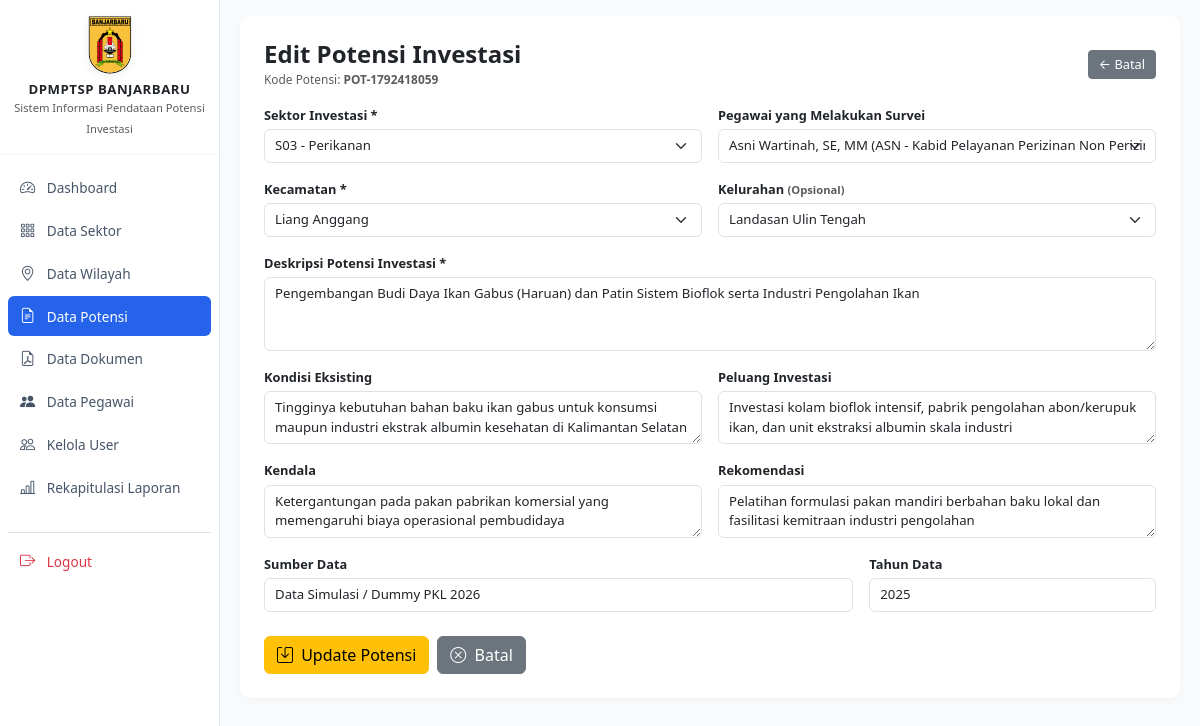
Page /admin/potensi_edit.php?id=40 (signed in) on the committed database.
### tables this page shows
CREATE TABLE `potensi_investasi` (
  `id_potensi` int unsigned NOT NULL AUTO_INCREMENT,
  `kode_potensi` varchar(30) NOT NULL,
  `id_kecamatan` int unsigned NOT NULL,
  `id_kelurahan` int unsigned DEFAULT NULL,
  `id_sektor` int unsigned NOT NULL,
  `id_pegawai` int DEFAULT NULL,
  `deskripsi` text NOT NULL,
  `kondisi_eksisting` text,
  `peluang_investasi` text,
  `kendala` text,
  `rekomendasi` text,
  `sumber_data` varchar(255) DEFAULT NULL,
  `tahun_data` year DEFAULT NULL,
  `status_publikasi` tinyint(1) NOT NULL DEFAULT '0',
  `status_data` enum('aktif','arsip') NOT NULL DEFAULT 'aktif',
  `created_by` int unsigned NOT NULL,
  `created_at` timestamp NULL DEFAULT CURRENT_TIMESTAMP,
  `updated_at` timestamp NULL DEFAULT CURRENT_TIMESTAMP ON UPDATE CURRENT_TIMESTAMP,
  PRIMARY KEY (`id_potensi`),
  UNIQUE KEY `kode_potensi` (`kode_potensi`),
  KEY `fk_potensi_user` (`created_by`),
  KEY `idx_potensi_kecamatan` (`id_kecamatan`),
  KEY `idx_potensi_kelurahan` (`id_kelurahan`),
  KEY `idx_potensi_sektor` (`id_sektor`),
  KEY `idx_potensi_publikasi` (`status_publikasi`),
  KEY `idx_potensi_pegawai` (`id_pegawai`),
  CONSTRAINT `fk_potensi_kecamatan` FOREIGN KEY (`id_kecamatan`) REFERENCES `kecamatan` (`id_kecamatan`) ON DELETE RESTRICT ON UPDATE CASCADE,
  CONSTRAINT `fk_potensi_kelurahan` FOREIGN KEY (`id_kelurahan`) REFERENCES `kelurahan` (`id_kelurahan`) ON DELETE RESTRICT ON UPDATE CASCADE,
  CONSTRAINT `fk_potensi_pegawai` FOREIGN KEY (`id_pegawai`) REFERENCES `pegawai` (`id_pegawai`) ON DELETE SET NULL ON UPDATE CASCADE,
  CONSTRAINT `fk_potensi_sektor` FOREIGN KEY (`id_sektor`) REFERENCES `sektor` (`id_sektor`) ON DELETE RESTRICT ON UPDATE CASCADE,
  CONSTRAINT `fk_potensi_user` FOREIGN KEY (`created_by`) REFERENCES `users` (`id_user`) ON DELETE RESTRICT ON UPDATE CASCADE
);

CREATE TABLE `sektor` (
  `id_sektor` int unsigned NOT NULL AUTO_INCREMENT,
  `kode_sektor` varchar(10) NOT NULL,
  `nama_sektor` varchar(150) NOT NULL,
  `deskripsi` text,
  `status` tinyint(1) NOT NULL DEFAULT '1',
  `created_at` timestamp NULL DEFAULT CURRENT_TIMESTAMP,
  `updated_at` timestamp NULL DEFAULT CURRENT_TIMESTAMP ON UPDATE CURRENT_TIMESTAMP,
  PRIMARY KEY (`id_sektor`),
  UNIQUE KEY `kode_sektor` (`kode_sektor`),
  UNIQUE KEY `nama_sektor` (`nama_sektor`)
);

CREATE TABLE `pegawai` (
  `id_pegawai` int NOT NULL AUTO_INCREMENT,
  `nip` varchar(50) DEFAULT NULL,
  `nama_pegawai` varchar(255) NOT NULL,
  `status_pegawai` enum('ASN','PPPK','Tenaga Kontrak') NOT NULL DEFAULT 'ASN',
  `jabatan` varchar(255) DEFAULT NULL,
  `golongan` varchar(50) DEFAULT NULL,
  `tipe_pppk` varchar(50) DEFAULT NULL,
  `no_reg_absen` varchar(50) DEFAULT NULL,
  `no_hp` varchar(50) DEFAULT NULL,
  `status` tinyint(1) DEFAULT '1',
  `created_at` timestamp NULL DEFAULT CURRENT_TIMESTAMP,
  PRIMARY KEY (`id_pegawai`)
);

CREATE TABLE `kecamatan` (
  `id_kecamatan` int unsigned NOT NULL AUTO_INCREMENT,
  `nama_kecamatan` varchar(100) NOT NULL,
  `deskripsi` text,
  `status` tinyint(1) NOT NULL DEFAULT '1',
  `created_at` timestamp NULL DEFAULT CURRENT_TIMESTAMP,
  `updated_at` timestamp NULL DEFAULT CURRENT_TIMESTAMP ON UPDATE CURRENT_TIMESTAMP,
  PRIMARY KEY (`id_kecamatan`),
  UNIQUE KEY `nama_kecamatan` (`nama_kecamatan`)
);

### admin/potensi_edit.php (the view, shortened to what this page needs)
<?php
require_once '../config/database.php';
$id = isset($_GET['id']) ? (int)$_GET['id'] : 0;
$stmt = $pdo->prepare("SELECT * FROM potensi_investasi WHERE id_potensi = :id LIMIT 1");
$stmt->execute([':id' => $id]);
$pot = $stmt->fetch();
$sektor_list    = $pdo->query("SELECT * FROM sektor WHERE status = 1 ORDER BY nama_sektor ASC")->fetchAll();
$kecamatan_list = $pdo->query("SELECT * FROM kecamatan WHERE status = 1 ORDER BY nama_kecamatan ASC")->fetchAll();
$pegawai_list   = $pdo->query("SELECT id_pegawai, nama_pegawai, status_pegawai, jabatan FROM pegawai WHERE status = 1 ORDER BY nama_pegawai ASC")->fetchAll();
$cur_sektor    = $_POST['id_sektor'] ?? $pot['id_sektor'];
$cur_pegawai   = $_POST['id_pegawai'] ?? $pot['id_pegawai'];
$cur_kecamatan = $_POST['id_kecamatan'] ?? $pot['id_kecamatan'];
?>
<!DOCTYPE html>
<html lang="id">
<head>
</head>
<body>
<div class="wrapper">
    <?php require_once '../includes/sidebar.php'; ?>
    <div id="content">
        <div class="card card-modern p-4">
            <div class="d-flex justify-content-between align-items-center mb-3">
                <div>
                    <h4 class="mb-0 fw-bold">Edit Potensi Investasi</h4>
                    <small class="text-muted">Kode Potensi: <strong><?= htmlspecialchars($pot['kode_potensi']) ?></strong></small>
                </div>
                <a href="potensi.php" class="btn btn-secondary btn-sm">← Batal</a>
            </div>
            <form method="POST" class="row g-3">
                <div class="col-md-6">
                    <label class="form-label">Sektor Investasi *</label>
                    <select name="id_sektor" class="form-select" required>
                        <?php foreach ($sektor_list as $s): ?>
                            <option value="<?= $s['id_sektor'] ?>" <?= ($cur_sektor == $s['id_sektor']) ? 'selected' : '' ?>>
                                <?= htmlspecialchars($s['kode_sektor'] . ' - ' . $s['nama_sektor']) ?>
                            </option>
                        <?php endforeach; ?>
                    </select>
                </div>
                <div class="col-md-6">
                    <label class="form-label">Pegawai yang Melakukan Survei</label>
                    <select name="id_pegawai" class="form-select">
                        <?php foreach ($pegawai_list as $pg): ?>
                            <option value="<?= $pg['id_pegawai'] ?>" <?= ($cur_pegawai == $pg['id_pegawai']) ? 'selected' : '' ?>>
                                <?= htmlspecialchars($pg['nama_pegawai']) ?> (<?= htmlspecialchars($pg['status_pegawai']) ?><?= !empty($pg['jabatan']) ? ' - ' . htmlspecialchars($pg['jabatan']) : '' ?>)
                            </option>
                        <?php endforeach; ?>
                    </select>
                </div>
                <div class="col-md-6">
                    <label class="form-label">Kecamatan *</label>
                    <select name="id_kecamatan" id="id_kecamatan" class="form-select" required>
                        <?php foreach ($kecamatan_list as $k): ?>
                            <option value="<?= $k['id_kecamatan'] ?>" <?= ($cur_kecamatan == $k['id_kecamatan']) ? 'selected' : '' ?>>
                                <?= htmlspecialchars($k['nama_kecamatan']) ?>
                            </option>
                        <?php endforeach; ?>
                    </select>
                </div>
                <div class="col-md-6">
                    <label class="form-label">Kelurahan <small class="text-muted">(Opsional)</small></label>
                    <select name="id_kelurahan" id="id_kelurahan" class="form-select">
                        <option value="">-- Pilih Kelurahan --</option>
                    </select>
                </div>
                <div class="col-12">
                    <label class="form-label">Deskripsi Potensi Investasi *</label>
                    <textarea name="deskripsi" class="form-control" rows="3" required><?= htmlspecialchars($_POST['deskripsi'] ?? $pot['deskripsi']) ?></textarea>
                </div>
                <div class="col-md-6">
                    <label class="form-label">Kondisi Eksisting</label>
                    <textarea name="kondisi_eksisting" class="form-control" rows="2"><?= htmlspecialchars($_POST['kondisi_eksisting'] ?? ($pot['kondisi_eksisting'] ?? '')) ?></textarea>
                </div>
                <div class="col-md-6">
                    <label class="form-label">Peluang Investasi</label>
                    <textarea name="peluang_investasi" class="form-control" rows="2"><?= htmlspecialchars($_POST['peluang_investasi'] ?? ($pot['peluang_investasi'] ?? '')) ?></textarea>
                </div>
                <div class="col-md-6">
                    <label class="form-label">Kendala</label>
                    <textarea name="kendala" class="form-control" rows="2"><?= htmlspecialchars($_POST['kendala'] ?? ($pot['kendala'] ?? '')) ?></textarea>
                </div>
                <div class="col-md-6">
                    <label class="form-label">Rekomendasi</label>
                    <textarea name="rekomendasi" class="form-control" rows="2"><?= htmlspecialchars($_POST['rekomendasi'] ?? ($pot['rekomendasi'] ?? '')) ?></textarea>
                </div>
                <div class="col-md-8">
                    <label class="form-label">Sumber Data</label>
                    <input type="text" name="sumber_data" class="form-control" value="<?= htmlspecialchars($_POST['sumber_data'] ?? ($pot['sumber_data'] ?? '')) ?>">
                </div>
                <div class="col-md-4">
                    <label class="form-label">Tahun Data</label>
                    <input type="number" name="tahun_data" class="form-control" min="2000" max="2099" value="<?= htmlspecialchars($_POST['tahun_data'] ?? ($pot['tahun_data'] ?? '')) ?>">
                </div>
                <div class="col-12 mt-4 d-flex gap-2">
                    <button type="submit" class="btn btn-warning"><i class="bi bi-save me-1"></i> Update Potensi</button>
                    <a href="potensi.php" class="btn btn-secondary"><i class="bi bi-x-circle me-1"></i> Batal</a>
                </div>
            </form>
        </div>
    </div>
</div>
</body>
</html>

### includes/sidebar.php (style rules this page uses)
body { min-height: 100vh; background-color: #f8fafc; font-size: 0.85rem; }
.wrapper { display: flex; width: 100%; align-items: flex-start; }
#content { width: 100%; padding: 16px 20px; min-height: 100vh; }
.card-modern { border: none; border-radius: 10px; box-shadow: 0 2px 10px rgba(0,0,0,0.03); background: #ffffff; }
.form-control, .form-select { padding: 6px 10px; font-size: 0.825rem; border-radius: 6px; }
.form-label { font-size: 0.8rem; margin-bottom: 4px; font-weight: 600; }
.btn-sm { padding: 4px 10px; font-size: 0.8rem; }

### rows in the picture
potensi_investasi: kode_potensi "POT-1792418059", id_sektor "S03 - Perikanan", id_pegawai "Asni Wartinah, SE, MM (ASN - Kabid Pelayanan Perizinan Non Perizinan dan Pengaduan)", id_kecamatan "Liang Anggang", deskripsi "Pengembangan Budi Daya Ikan Gabus (Haruan) dan Patin Sistem Bioflok serta Industri Pengolahan Ikan", kondisi_eksisting "Tingginya kebutuhan bahan baku ikan gabus untuk konsumsi maupun industri ekstrak albumin kesehatan di Kalimantan Selatan", peluang_investasi "Investasi kolam bioflok intensif, pabrik pengolahan abon/kerupuk ikan, dan unit ekstraksi albumin skala industri", kendala "Ketergantungan pada pakan pabrikan komersial yang memengaruhi biaya operasional pembudidaya", rekomendasi "Pelatihan formulasi pakan mandiri berbahan baku lokal dan fasilitasi kemitraan industri pengolahan", sumber_data "Data Simulasi / Dummy PKL 2026", tahun_data "2025"
